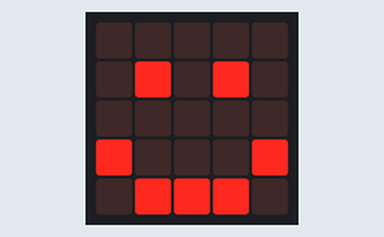
Recording of a program running on a simulated BBC micro:bit (MakeCode). Parts: the board's 5×5 LED display.

Above: at 5.8 s.
At 6.5 s:
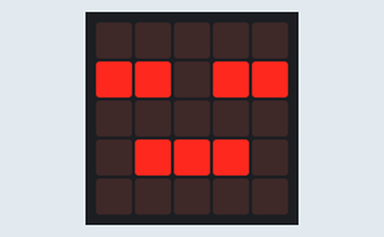
At 9.1 s:
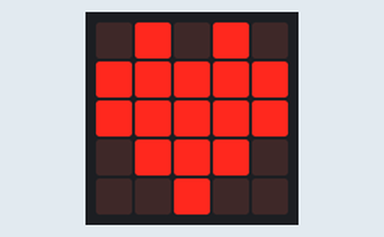
At 11.8 s:
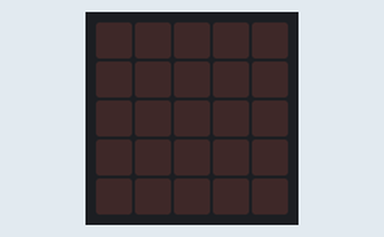

The program:

main.ts
```typescript
basic.showIcon(IconNames.Heart)
DFRobotWiFiIoTUART.WIFISetup(
SerialPin.P2,
SerialPin.P1,
"DFRobot-guest",
"dfrobot@2017"
)
basic.pause(5000)
basic.showIcon(IconNames.Happy)
DFRobotWiFiIoTUART.mqttSetup(
"YKsDl-YGg",
"YKyvlaYGgz",
"Ib8v_aLMg",
DFRobotWiFiIoTUART.SERVERS.English
)
basic.showIcon(IconNames.Asleep)
basic.pause(2000)
basic.forever(function () {
    basic.showIcon(IconNames.Heart)
    basic.pause(2000)
    DFRobotWiFiIoTUART.mqttSendMessageMore("123", TOPIC.topic_0)
    basic.clearScreen()
    basic.pause(2000)
})
```

test.ts
```typescript
// 在此处测试；当此软件包作为插件使用时，将不会编译此软件包。
```

Measured:
- what the display in image 0 shows lasts 0.7 s, from 5.7 s to 6.4 s
- what the display in image 1 shows lasts 2.6 s, from 6.4 s to 9.0 s
- what the display in image 2 shows lasts 2.7 s, from 9.0 s to 11.7 s
- what the display in image 3 shows lasts 2.0 s, from 11.7 s to 13.7 s
